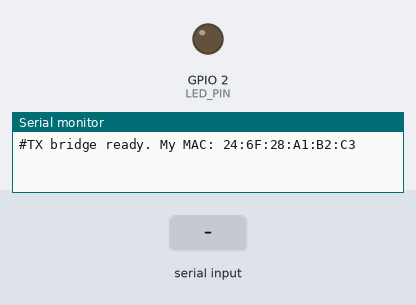
Bench run of a sketch on a simulated ESP32. Parts: output pins drawn as LEDs (lit = HIGH), the last lines printed to the serial monitor. The test bench sets the inputs (shaded band).

Above: at 1.2 s.
1.3 s: "1\n" received over Serial
At 1.9 s:
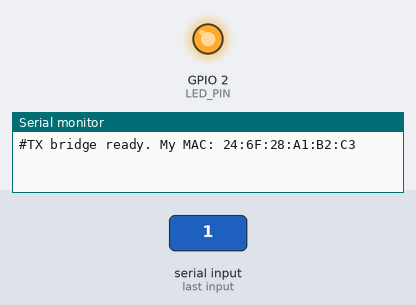
5.8 s: "0\n" received over Serial
At 6.6 s:
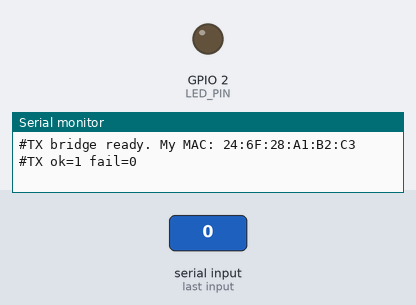
7.3 s: "2\n" received over Serial
At 7.7 s:
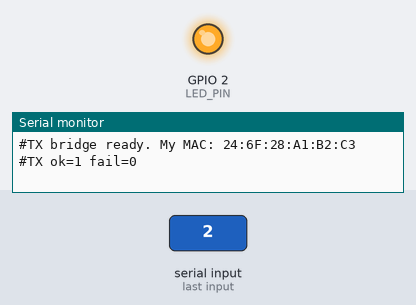
Timing chart, 0 to 9.8 s (numbered marks = the images above; inputs shaded):
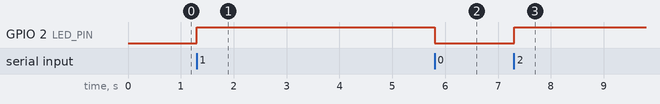

The sketch:

tx_bridge.ino
```cpp
/*
 * TX BRIDGE  (PC  --USB serial-->  this ESP32  --ESP-NOW-->  RX ESP32 --> arm)
 *
 * Transparent, line-based bridge. Every line the PC sends (ending in '\n')
 * is forwarded as ONE ESP-NOW packet. Anything the RX board sends back is
 * printed to the PC over serial.
 *
 * Your PC software (Python / Web Serial console) is unchanged: just select
 * THIS board's COM port at the same baud rate.
 *
 * Debug lines from this board start with '#', so the PC parser can ignore them.
 */

#include <WiFi.h>
#include <esp_now.h>
#include <esp_wifi.h>

// ================== USER CONFIG ==================
// MAC address of the RX (arm) ESP32  -> from get_mac.ino
uint8_t RX_MAC[6] = {0xAA, 0xBB, 0xCC, 0xDD, 0xEE, 0xFF};

// Set true to send to ALL nearby receivers (e.g. dual-arm). No ACK/retry then.
#define USE_BROADCAST false

#define WIFI_CHANNEL 1          // must match RX
#define SERIAL_BAUD  115200     // must match what your PC software uses
#define LED_PIN      2          // onboard LED (blinks on successful delivery)
// =================================================

static uint8_t BROADCAST_MAC[6] = {0xFF, 0xFF, 0xFF, 0xFF, 0xFF, 0xFF};

static char    lineBuf[240];
static size_t  lineLen = 0;

static volatile uint32_t okCount = 0, failCount = 0;
static uint32_t lastReport = 0;

// ---- ESP32 Arduino core 2.x / 3.x compatible callbacks ----
#if defined(ESP_ARDUINO_VERSION) && ESP_ARDUINO_VERSION >= ESP_ARDUINO_VERSION_VAL(3, 3, 0)
void onSent(const wifi_tx_info_t *info, esp_now_send_status_t status) {
#else
void onSent(const uint8_t *mac, esp_now_send_status_t status) {
#endif
  if (status == ESP_NOW_SEND_SUCCESS) {
    okCount++;
    digitalWrite(LED_PIN, !digitalRead(LED_PIN));
  } else {
    failCount++;
  }
}

#if defined(ESP_ARDUINO_VERSION) && ESP_ARDUINO_VERSION >= ESP_ARDUINO_VERSION_VAL(3, 0, 0)
void onRecv(const esp_now_recv_info_t *info, const uint8_t *data, int len) {
#else
void onRecv(const uint8_t *mac, const uint8_t *data, int len) {
#endif
  // Feedback from the arm -> forward to PC untouched
  Serial.write(data, len);
}

void sendLine() {
  if (lineLen == 0) return;
  lineBuf[lineLen++] = '\n';
  const uint8_t *dest = USE_BROADCAST ? BROADCAST_MAC : RX_MAC;
  esp_err_t r = esp_now_send(dest, (uint8_t *)lineBuf, lineLen);
  if (r != ESP_OK) failCount++;
  lineLen = 0;
}

void setup() {
  Serial.begin(SERIAL_BAUD);
  pinMode(LED_PIN, OUTPUT);

  WiFi.mode(WIFI_STA);
  WiFi.disconnect();
  esp_wifi_set_channel(WIFI_CHANNEL, WIFI_SECOND_CHAN_NONE);

  if (esp_now_init() != ESP_OK) {
    Serial.println("#ESP-NOW init FAILED");
    while (true) delay(1000);
  }
  esp_now_register_send_cb(onSent);
  esp_now_register_recv_cb(onRecv);

  esp_now_peer_info_t peer = {};
  memcpy(peer.peer_addr, USE_BROADCAST ? BROADCAST_MAC : RX_MAC, 6);
  peer.channel = WIFI_CHANNEL;
  peer.encrypt = false;
  if (esp_now_add_peer(&peer) != ESP_OK) {
    Serial.println("#Failed to add peer");
    while (true) delay(1000);
  }

  Serial.print("#TX bridge ready. My MAC: ");
  Serial.println(WiFi.macAddress());
}

void loop() {
  while (Serial.available()) {
    char c = (char)Serial.read();
    if (c == '\r') continue;
    if (c == '\n') {
      sendLine();
    } else if (lineLen < sizeof(lineBuf) - 2) {
      lineBuf[lineLen++] = c;
    } else {
      lineLen = 0;  // overflow -> drop garbage line
    }
  }

  // Link stats every 5 s (only useful with unicast; PC parser ignores '#')
  if (millis() - lastReport > 5000) {
    lastReport = millis();
    Serial.printf("#TX ok=%lu fail=%lu\n", (unsigned long)okCount, (unsigned long)failCount);
  }
}
```

Measured:
- after the input at 1.3 s, GPIO 2 (LED_PIN): LOW → HIGH at once
- after the input at 5.8 s, GPIO 2 (LED_PIN): HIGH → LOW at once
- after the input at 7.3 s, GPIO 2 (LED_PIN): LOW → HIGH at once
